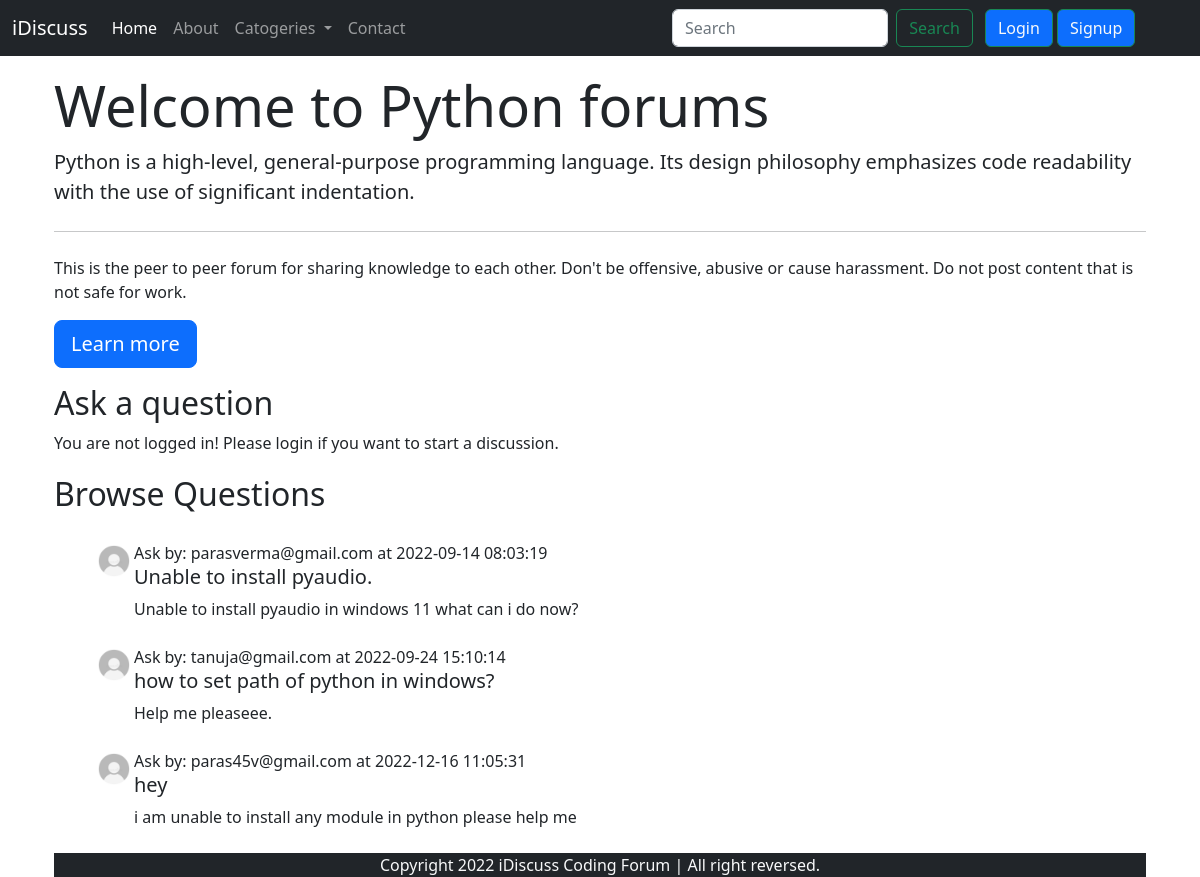
The app's page /threadlist.php?catid=9 with its own data.
### tables this page shows
CREATE TABLE `categories` (
  `category_id` int(8) NOT NULL,
  `category_name` varchar(255) NOT NULL,
  `category_description` varchar(255) NOT NULL,
  `created` datetime NOT NULL DEFAULT current_timestamp()
);

CREATE TABLE `threads` (
  `thread_id` int(7) NOT NULL,
  `thread_title` varchar(255) NOT NULL,
  `thread_desc` varchar(255) NOT NULL,
  `thread_cat_id` int(4) NOT NULL,
  `thread_user_id` int(4) NOT NULL,
  `timeStamp` datetime NOT NULL DEFAULT current_timestamp()
);

CREATE TABLE `users` (
  `sno` int(8) NOT NULL,
  `user_email` varchar(30) NOT NULL,
  `user_pass` varchar(255) NOT NULL,
  `timeStamp` datetime NOT NULL DEFAULT current_timestamp()
);

### threadlist.php (the view, shortened to what this page needs)
<?php
include 'partials/_dbconnect.php' ;
$id = $_GET['catid'];
$sql = "select * from `categories` where category_id=$id";
$result = mysqli_query($conn, $sql);
while($row = mysqli_fetch_assoc($result)){
    $cat = $row['category_name'];
    $desc = $row['category_description'];
}
echo '<!doctype html>
<html lang="en">
<head>
    <meta charset="utf-8">
    <meta name="viewport" content="width=device-width, initial-scale=1">
    <title>iDiscuss Forum</title>
    <link href="https://cdn.jsdelivr.net/npm/bootstrap@5.2.0/dist/css/bootstrap.min.css" rel="stylesheet">
</head>
    <style>
       .heightContainer{
          min-height: 33vh;
       }
    </style>
<body>';
    include "partials/_header.php";
    echo '<div class="container mx-auto my-3">
        <div class="jumbotron container">
            <h1 class="display-4">Welcome to ' . $cat . ' forums</h1>
            <p class="lead">' . $desc . '</p>
            <hr class="my-4">
            <p>This is the peer to peer forum for sharing knowledge to each other. Don\'t be offensive, abusive or cause harassment. Do not post content that is not safe for work. </p>
            <p class="lead">
                <a class="btn btn-primary btn-lg" href="#" role="button">Learn more</a>
            </p>
        </div>
    </div>';
    if(isset($_SESSION['loggedIn']) && $_SESSION['loggedIn'] == true){
        echo '<div class="container px-4">
        <h2>Ask a question</h2>
        <div class="container heightContainer"><form action="'.$_SERVER['REQUEST_URI'].'" method="post">
        <div class="form-group my-2">
          <label for="exampleInputEmail1">Problem title:</label>
          <input type="text" name="title" class="form-control" id="exampleInputEmail1" aria-describedby="emailHelp">
          <input type="hidden" name="sno" value="'.$_SESSION['sno'].'
        </div>
        <div class="form-group my-2">
          <label for="exampleInputPassword1">Problem description:</label>
          <input type="text" name="desc" class="form-control" id="exampleInputPassword1">
          <small id="emailHelp" class="form-text text-muted">Keep your problem description short and easy to understand.</small>
        </div>
        <button type="submit" class="btn btn-primary">Submit</button>
      </form></div>';
    }else{
        echo '<div class="container px-4">
        <h2>Ask a question</h2>
        <p>You are not logged in! Please login if you want to start a discussion.</p>';
    }
  echo '<h2 class="py-1">Browse Questions</h2>';
            $sql = "select * from threads where thread_cat_id=$id";
            $result = mysqli_query($conn, $sql);
            while($row = mysqli_fetch_assoc($result)){
                $threadid = $row['thread_id'];
                $thread_user_id = $row['thread_user_id'];
                $sql2 = "select * from users where sno = $thread_user_id";
                $result2 = mysqli_query($conn, $sql2);
                $row2 = mysqli_fetch_assoc($result2);
                echo '<div class="container px-4"><div class="media d-flex mx-3 my-4">
                <img class="mr-3" src="images/user.jpg" width="40px" height="40px" alt="Generic placeholder image">
                <div class="media-body">
                <p class="font-weight-bold my-0">Ask by: '. $row2['user_email'] .' at '. $row['timeStamp'] .'</p>
                <h5 class="mt-0"><a class="text-decoration-none text-dark" href="threads.php?thread_id='.$threadid.'">'.$row['thread_title'].'</a></h5>'.$row['thread_desc'].
                '</div>
                </div>
                </div>';
            }
    require "partials/_footer.php";
    echo '<script src="https://cdn.jsdelivr.net/npm/bootstrap@5.2.0/dist/js/bootstrap.bundle.min.js"></script>
</body>
</html>';
?>

### records on screen
categories: category_name "Python", category_description "Python is a high-level, general-purpose programming language. Its design philosophy emphasizes code readability with the use of significant indentation."
threads: users.user_email "parasverma@gmail.com", timeStamp "2022-09-14 08:03:19", thread_title "Unable to install pyaudio.", thread_desc "Unable to install pyaudio in windows 11 what can i do now?"
threads: users.user_email "tanuja@gmail.com", timeStamp "2022-09-24 15:10:14", thread_title "how to set path of python in windows?", thread_desc "Help me pleaseee."
threads: users.user_email "paras45v@gmail.com", timeStamp "2022-12-16 11:05:31", thread_title "hey", thread_desc "i am unable to install any module in python please help me"
